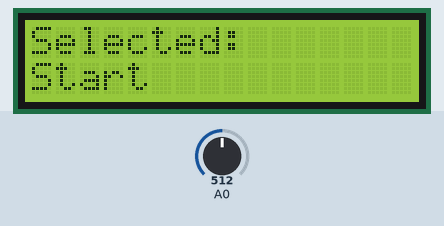
Recording of a sketch running on a simulated Arduino Uno, built with avr-gcc and run on an emulated ATmega328P. Parts: 16×2 character LCD. The inputs (shaded band) are chosen by the test bench; at power-on: A0 = 512.

Above: at 1.2 s.
1.3 s: A0 set to 482
3.2 s: A0 set to 316
4.7 s: A0 set to 287
At 4.82 s:
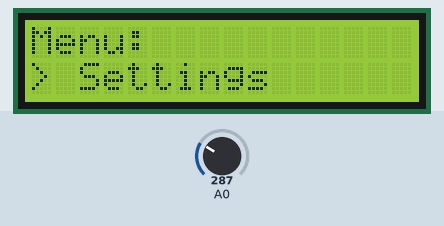
At 5.8 s:
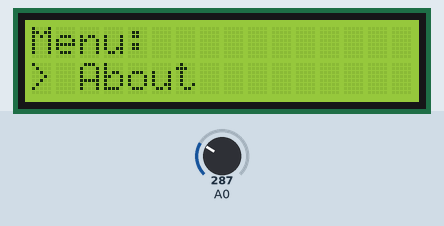
6.4 s: A0 set to 511
At 7.4 s:
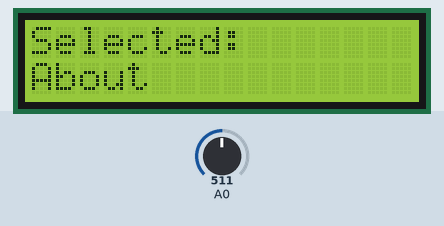
9.5 s: A0 set to 306
11.0 s: A0 set to 159
12.5 s: A0 set to 133
At 13.3 s:
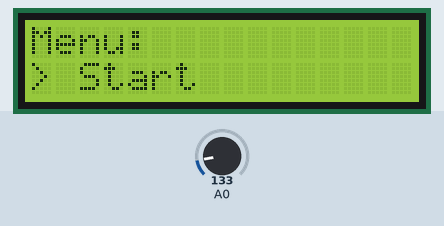
Timing chart, 0 to 15.2 s (numbered marks = the images above; inputs shaded):
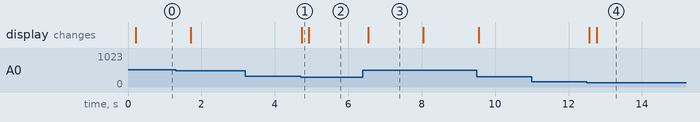

The sketch:

example_3.ino
```cpp
// Provides a simple menu skeleton that lets the user move a cursor with UP/DOWN and trigger an action with SELECT using the keypad read from A0.
//
// Buy this module: https://shillehtek.com/products/shillehtek-lcd1602-16x2-keypad-shield
// Full manual: https://shillehtek.com/blogs/shillehtek-product-manuals/shillehtek-lcd1602-16x2-keypad-shield-manual
// More examples: https://github.com/shillehbean/shillehtek-examples
//

// LCD1602 Keypad Shield - Simple Menu Skeleton
// UP/DOWN moves the cursor, SELECT triggers the action.

#include <LiquidCrystal.h>

LiquidCrystal lcd(8, 9, 4, 5, 6, 7);

const char* items[] = {"Start", "Settings", "About"};
const int itemCount = 3;
int cursor = 0;
unsigned long lastInput = 0;

int readButton() {
  int v = analogRead(A0);
  if (v < 50)   return 1;  // RIGHT
  if (v < 150)  return 2;  // UP
  if (v < 300)  return 3;  // DOWN
  if (v < 500)  return 4;  // LEFT
  if (v < 750)  return 5;  // SELECT
  return 0;
}

void drawMenu() {
  lcd.clear();
  lcd.print("Menu:");
  lcd.setCursor(0, 1);
  lcd.print("> ");
  lcd.print(items[cursor]);
}

void setup() {
  lcd.begin(16, 2);
  drawMenu();
}

void loop() {
  int b = readButton();
  if (b && millis() - lastInput > 200) {
    lastInput = millis();
    if (b == 2 && cursor > 0)              cursor--;
    if (b == 3 && cursor < itemCount - 1) cursor++;
    if (b == 5) {
      lcd.clear();
      lcd.print("Selected:");
      lcd.setCursor(0, 1);
      lcd.print(items[cursor]);
      delay(1500);
    }
    drawMenu();
  }
}
```

Measured:
- the behaviour switches between 300 and 299 on A0 (found by bisection; images 0 and 1)
- the behaviour switches between 150 and 149 on A0 (found by bisection; images 3 and 4)
- after the input at 3.2 s, every drawn part: stays the same
- after the input at 4.7 s, the display: changes at once (image 1)
- after the input at 6.4 s, the display: changes after 0.14 s (image 3)
- after the input at 11.0 s, every drawn part: stays the same
- after the input at 12.5 s, the display: first changes after 0.07 s (image 4 shows a later state)
- what the display in image 3 shows lasts 1.5 s, from 6.5 s to 8.0 s
